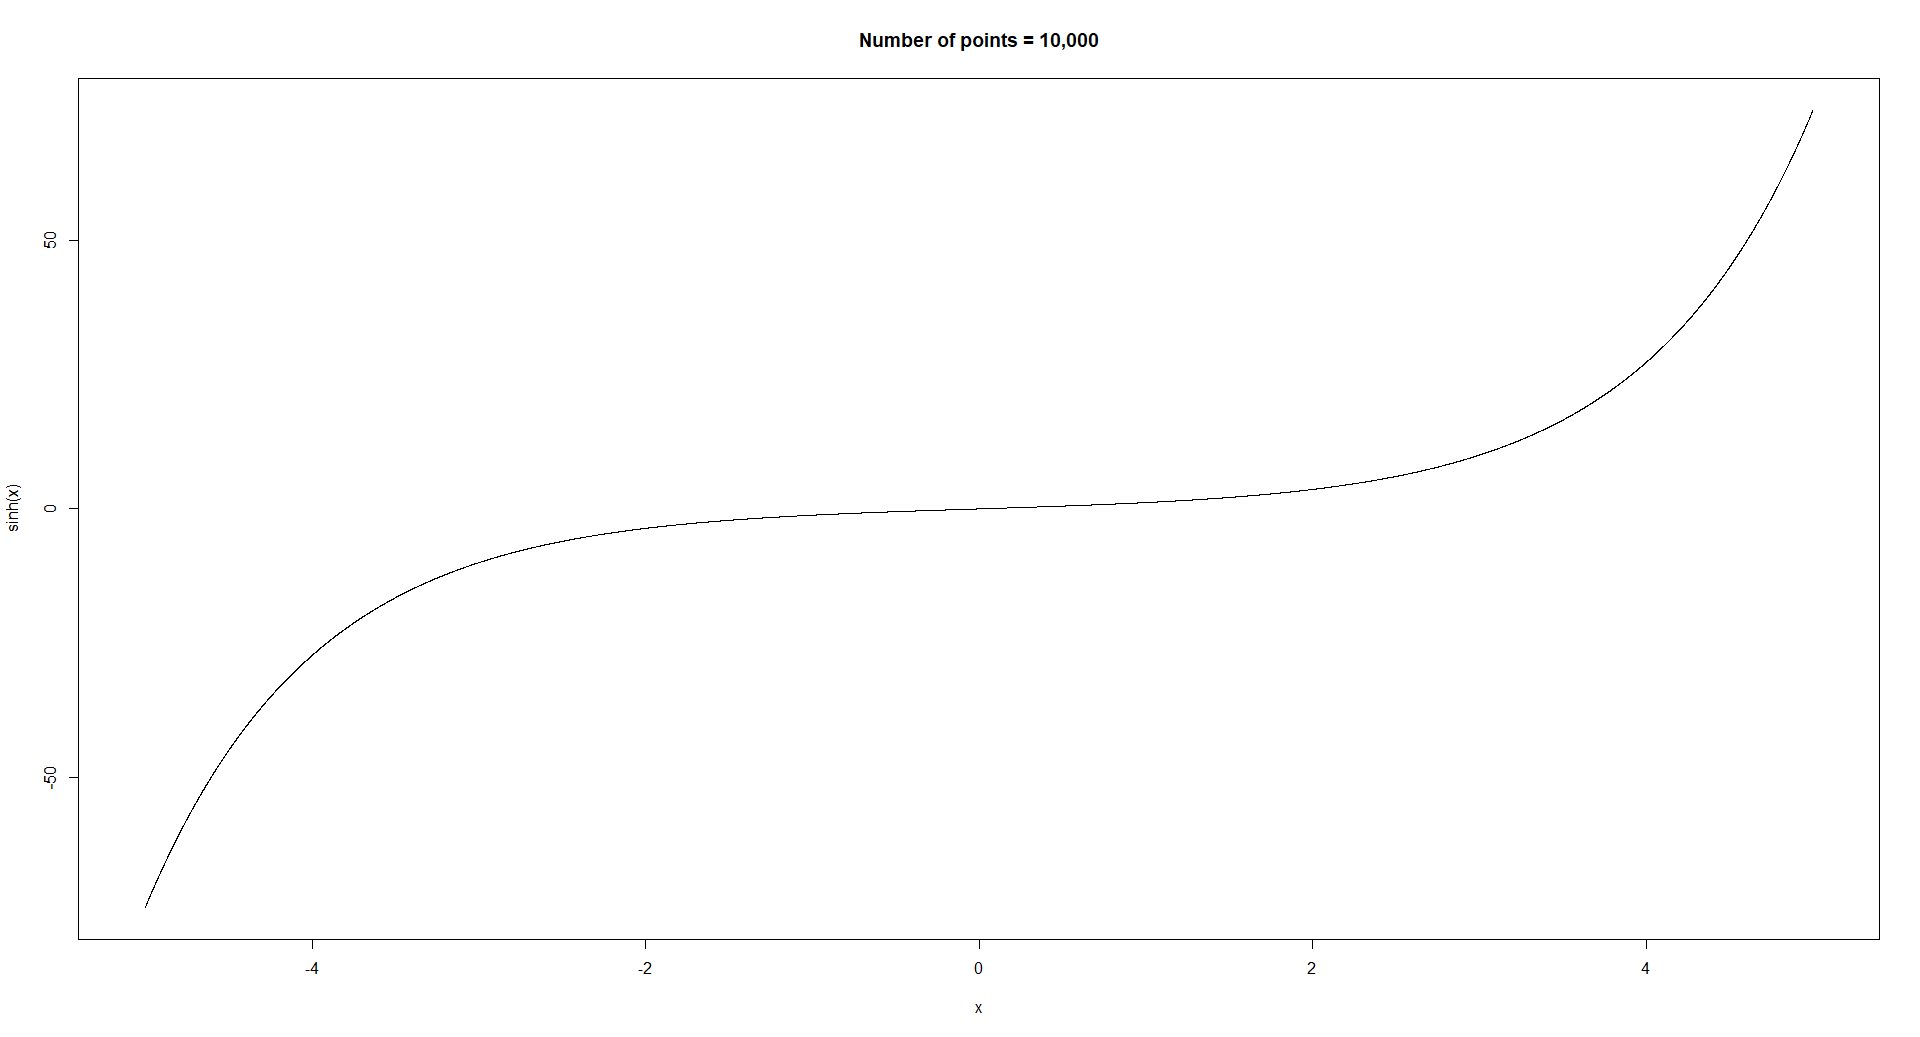

R code for this plot:
#sinh(x)
n <- 10000

x <- c(0:n)
x <- (x - median(x))
range(x)
x <- x/1000
range(x)

y <- sinh(x)

plot(y~x, type = "l", xlab = "x", ylab = "sinh(x)", main = "Number of points = 10,000")
